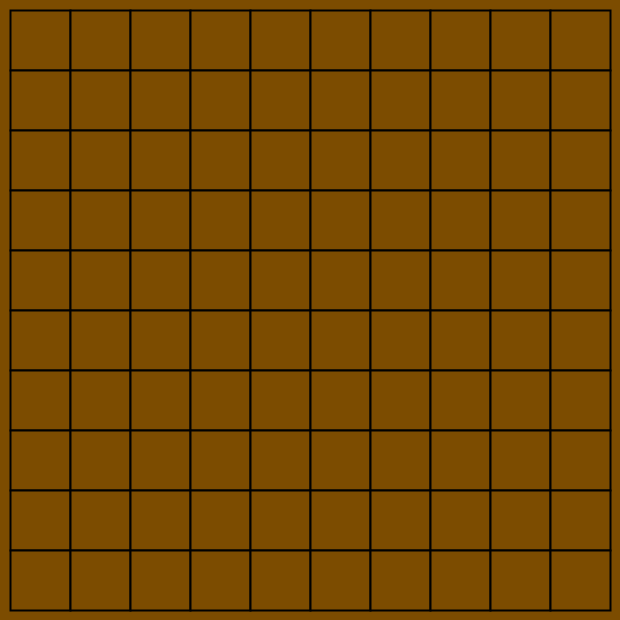
Frame 1 (no input)
Frame 60 (the mouse pressed at the canvas centre just before this capture): identical to frame 1, image omitted
Frame 120 (the mouse held since frame 60 and released just before this capture): identical to frame 1, image omitted

The Processing sketch that drew this single still picture (run headless with seeded random() and noise(); from frame 60 on, the mouse is pressed at the canvas centre):

// Processing sketch: week08_2
// ── week08_2.pde
//week08-2 好玩的城程式設計 黑白棋 互動下棋
//File-Preference字型放很大
//修改至week08-1
void setup() {
  size(620, 620);//視窗大小
}
int[][] board = new int[10][10];//Java的陣列
void mousePressed(){
  int i = (mouseY-10)/60, j = (mouseX-10)/60;
  if(mouseButton==LEFT) board[i][j] = 1;//黑棋
  if(mouseButton==RIGHT) board[i][j] = 2;//白棋
  if(mouseButton==CENTER) board[i][j] = 0;//清空
}
void draw() {
  background(#7C4C00);//背景色
  for (int i=0; i<10; i++) {//左手i 高度y
    for (int j=0; j<10; j++) {//右手j 寬度x
      int x = 10 + j * 60, y = 10 + i * 60;//小心 ji
      fill(#7C4C00);//填充顔色
      strokeWeight(2);//綫條的粗細
      rect(x, y, 60, 60);//正方形
      if(board[i][j] == 1) fill(0);//黑色
      if(board[i][j] == 2) fill(255);//白色
      if(board[i][j] != 0) ellipse(30+x, 30+y, 50, 50);//畫棋子
    }
  }
}
